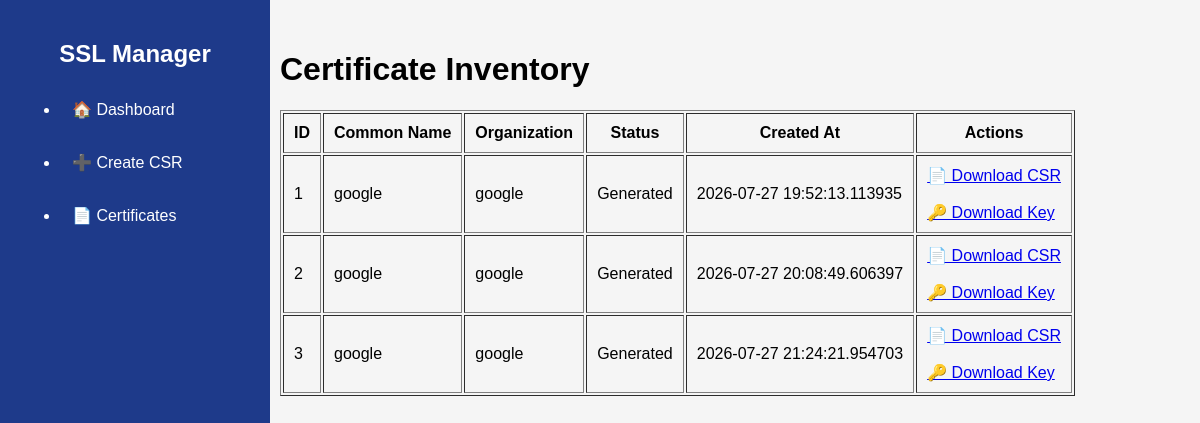
/certificates, run on an earlier commit of the app's database.
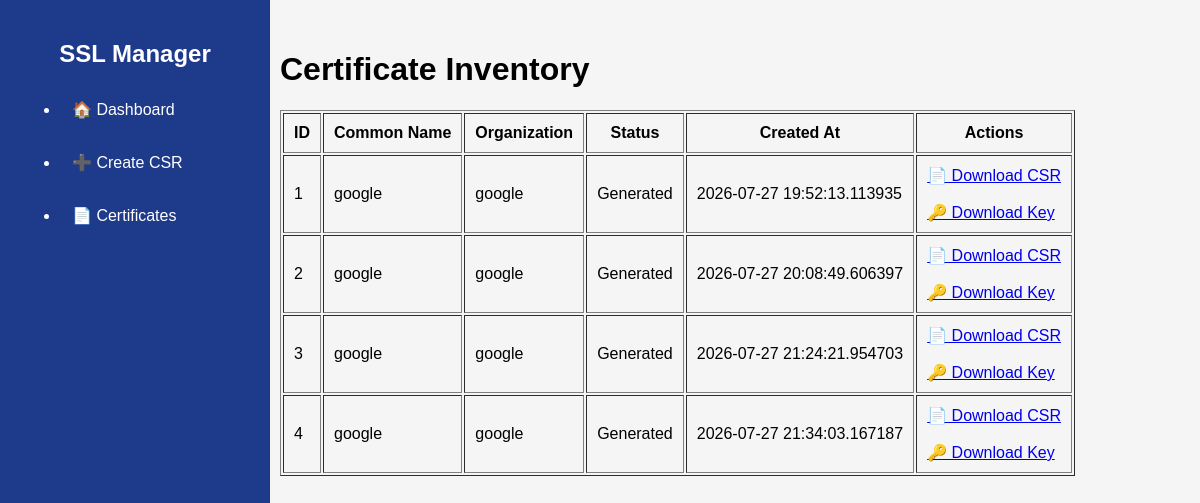
And on a later commit of the database.
### app/database/models.py (models this page shows)
class CertificateRequest(Base):
    __tablename__ = "certificate_requests"
    id = Column(Integer, primary_key=True, index=True)
    common_name = Column(String, nullable=False)
    organization = Column(String, nullable=False)
    organizational_unit = Column(String)
    country = Column(String)
    state = Column(String)
    locality = Column(String)
    email = Column(String)
    key_path = Column(String)
    csr_path = Column(String)
    status = Column(String, default="Generated")
    created_at = Column(DateTime, default=datetime.utcnow)

### app/routers/certificates.py (the view)
@router.get("/certificates", response_class=HTMLResponse)
async def list_certificates(request: Request):
    db = SessionLocal()
    certificates = get_all_certificate_requests(db)
    db.close()
    return templates.TemplateResponse(
    request=request,
    name="certificates.html",
    context={
        "request": request,
        "certificates": certificates,
    },
)

### app/templates/certificates.html (shortened to what this page needs)
{% extends "base.html" %}
{% block content %}
<h1>Certificate Inventory</h1>
<table border="1" cellpadding="10">
    <thead>
        <tr>
            <th>ID</th>
            <th>Common Name</th>
            <th>Organization</th>
            <th>Status</th>
            <th>Created At</th>
            <th>Actions</th>
        </tr>
    </thead>
    <tbody>
        {% for certificate in certificates %}
        <tr>
            <td>{{ certificate.id }}</td>
            <td>{{ certificate.common_name }}</td>
            <td>{{ certificate.organization }}</td>
            <td>{{ certificate.status }}</td>
            <td>{{ certificate.created_at }}</td>
            <td>
                <a href="/download/csr/{{ certificate.id }}">📄 Download CSR</a>
                <br><br>
                <a href="/download/key/{{ certificate.id }}">🔑 Download Key</a>
            </td>
        </tr>
        {% endfor %}
    </tbody>
</table>
{% endblock %}

### app/templates/base.html (shortened to what this page needs)
<!DOCTYPE html>
<html lang="en">
<head>
    <link rel="stylesheet" href="/static/css/style.css">
</head>
<body>
    <div class="container">
        <aside class="sidebar">
            <h2>SSL Manager</h2>
            <ul>
                <li><a href="/">🏠 Dashboard</a></li>
                <li><a href="/create-request">➕ Create CSR</a></li>
                <li><a href="/certificates">📄 Certificates</a></li>
            </ul>
        </aside>
        <main class="content">
            {% block content %}
            {% endblock %}
        </main>
    </div>
</body>
</html>

### app/static/css/style.css (style rules this page uses)
body { margin: 0; font-family: Arial; background: #f5f5f5; }
.sidebar { position: fixed; width: 230px; height: 100vh; background: #1E3A8A; color: white; padding: 20px; }
.sidebar h2 { text-align: center; }
.sidebar a { display: block; color: white; text-decoration: none; padding: 12px; margin-top: 10px; border-radius: 5px; }
.content { margin-left: 250px; padding: 30px; }

What changed in the data, as far as the page shows it:
added CertificateRequest: id "4", common_name "google", organization "google", status "Generated", created_at "2026-07-27 21:34:03.167187"
